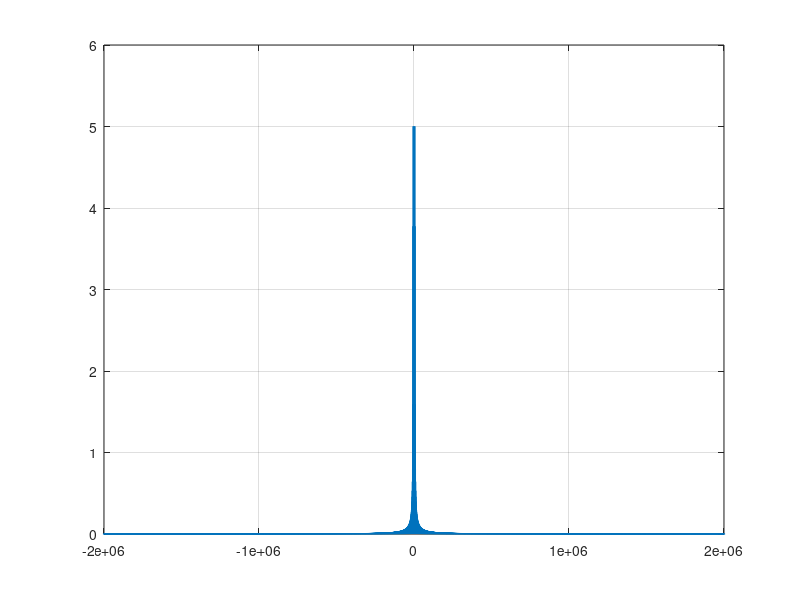

Reproduce this figure in MATLAB.
pkg load signal
 
ft = 1000; % sampling frequency
duration = (-4:1/ft:4-1/ft); % signal duration

s_t= 5/2*(sawtooth(pi*duration,0)+1);
s =1+square(0.5*pi*duration);
wave2 = s_t .* s;

N = length(duration); % Number of samples

Fabs=abs(fft(wave2));
Fshift = fftshift(Fabs);

n = -[-N/2:N/2-1]*(ft/2);
 
plot(n,2*Fshift/N,'LineWidth',2);
grid on
